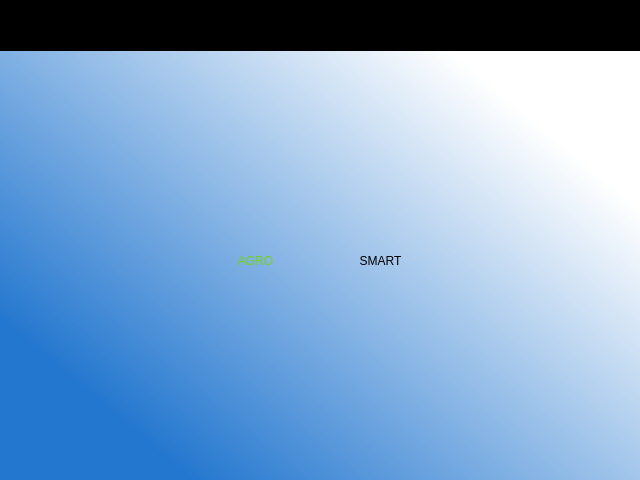
<?xml version="1.0" encoding="UTF-8"?>
<ui version="4.0">
 <class>Dialog</class>
 <widget class="QDialog" name="Dialog">
  <property name="geometry">
   <rect>
    <x>0</x>
    <y>0</y>
    <width>640</width>
    <height>480</height>
   </rect>
  </property>
  <property name="windowTitle">
   <string>Dialog</string>
  </property>
  <widget class="QWidget" name="widget_principal" native="true">
   <property name="geometry">
    <rect>
     <x>0</x>
     <y>50</y>
     <width>651</width>
     <height>441</height>
    </rect>
   </property>
   <property name="styleSheet">
    <string notr="true">QWidget#widget_principal{
background-color:qlineargradient(spread:pad, x1:0.09, y1:0.722, x2:0.806, y2:0.142045, stop:0 rgba(36, 119, 207, 255), stop:1 rgba(255, 255, 255, 255))}</string>
   </property>
   <widget class="QLabel" name="label">
    <property name="geometry">
     <rect>
      <x>200</x>
      <y>160</y>
      <width>111</width>
      <height>101</height>
     </rect>
    </property>
    <property name="styleSheet">
     <string notr="true">font: 57 italic 32pt &quot;Ubuntu&quot;;
color:rgb(115, 210, 22)</string>
    </property>
    <property name="text">
     <string>AGRO</string>
    </property>
    <property name="alignment">
     <set>Qt::AlignCenter</set>
    </property>
   </widget>
   <widget class="QLabel" name="label_2">
    <property name="geometry">
     <rect>
      <x>310</x>
      <y>160</y>
      <width>141</width>
      <height>101</height>
     </rect>
    </property>
    <property name="styleSheet">
     <string notr="true">font: 57 italic 32pt &quot;Ubuntu&quot;;</string>
    </property>
    <property name="text">
     <string>SMART</string>
    </property>
    <property name="alignment">
     <set>Qt::AlignCenter</set>
    </property>
   </widget>
  </widget>
  <widget class="QWidget" name="widget_fecha" native="true">
   <property name="geometry">
    <rect>
     <x>0</x>
     <y>0</y>
     <width>641</width>
     <height>51</height>
    </rect>
   </property>
   <property name="styleSheet">
    <string notr="true">QWidget#widget_fecha{
background-color:rgb(0, 0, 0)}</string>
   </property>
   <widget class="QLabel" name="lbl_hora">
    <property name="geometry">
     <rect>
      <x>20</x>
      <y>10</y>
      <width>151</width>
      <height>21</height>
     </rect>
    </property>
    <property name="styleSheet">
     <string notr="true">font: 57 16pt &quot;Ubuntu&quot;;
color:rgb(238, 238, 236);</string>
    </property>
    <property name="text">
     <string/>
    </property>
   </widget>
   <widget class="QLabel" name="lbl_fecha">
    <property name="geometry">
     <rect>
      <x>460</x>
      <y>10</y>
      <width>161</width>
      <height>21</height>
     </rect>
    </property>
    <property name="styleSheet">
     <string notr="true">font: 57 16pt &quot;Ubuntu&quot;;
color:rgb(238, 238, 236);</string>
    </property>
    <property name="text">
     <string/>
    </property>
   </widget>
  </widget>
 </widget>
 <resources/>
 <connections/>
</ui>
